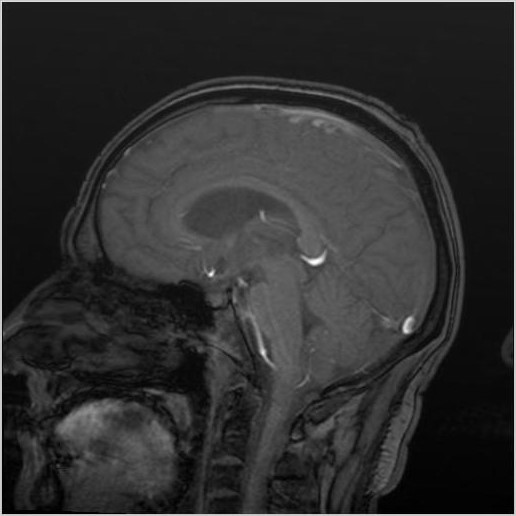
#> input picture HW5_DIP/fMRI.jpg, 516 x 516 px
$ python 2.py
#> lines starting #> are read from the running program, lines starting #| are printed output that depends on the picture
import numpy as np
import cv2 as cv
import matplotlib.pyplot as plt

def variance(a):
    # print(len(a))
    shape = np.shape(a)
    shape = shape[0]*shape[1]

    mean = np.mean(a)
    var = (np.sum(( a - mean )**2  ) / shape)**0.5
    return var


def split ( subimg , minshape , th):
    shape = np.shape(subimg)
    minimum = np.min(subimg)
    maximum = np.max(subimg)
    if shape[0] == minshape:
        return
    elif (maximum - minimum) > th :
        split(subimg[0:shape[0]/2,0:shape[1]/2] , minshape , th)
        split(subimg[0:shape[0],shape[1]/2:shape[1]], minshape , th)
        split(subimg[shape[0]/2:shape[0],0:shape[1]], minshape , th)
        split(subimg[shape[0]:shape[0],shape[1]/2:shape[1]], minshape , th)


# def splitmerge(size):

#     if
#         return


fmri = cv.imread("fMRI.jpg",0)
#> fmri is the input picture: shape (516, 516); min 0, max 255, mean 46.9
# print(np.shape(fmri))
shape=np.shape(fmri)
#> shape = (516, 516)
# fmri = np.pad(fmri,int((1024-shape[0])/2))
fmri = fmri[2:shape[0]-2,2:shape[1]-2]
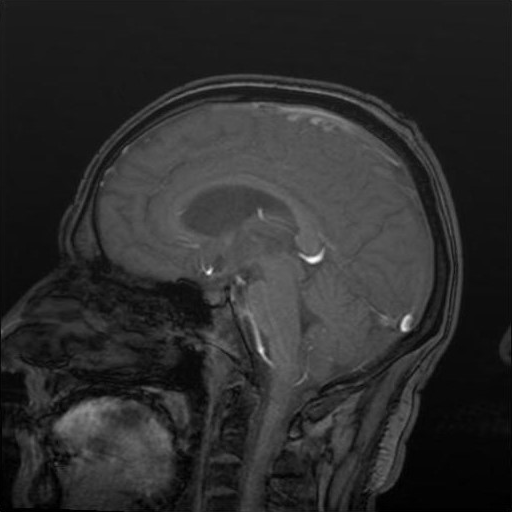
#> fmri: shape (512, 512); min 0, max 255, mean 44.4
shape=np.shape(fmri)
#> shape = (512, 512)
# [8 lines of commented-out code are left out]


final = 16
# final2 = 8
# final3 = 4
# final4 = 2

depth = int (shape[0] / final)
#> depth = 32

depth = int(np.log(depth)/np.log(2))
#> depth = 5

# print( depth)
x=1,2,3,2,1
# print(x)
# print(x[:])


def splitting(a):
    print(a)
    if len(a) == 1:
        return a
    else :

        return a[0] * splitting(a[1:])

x=(1,1,2,3,2)
print(splitting(x))

# [5 lines of commented-out code are left out]
a = []
w = 256
x=np.zeros((w,w))
# print(x)
r = int(shape[0] / w)
#> r = 2
for i in range(w):
    for j in range(w):
        x[i,j]=(variance(fmri[i*r:(i+1)*r,j*r:(j+1)*r]))
        a.append(x[i,j])
#> this loop made 256 passes
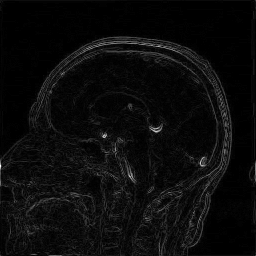
#> x: shape (256, 256) float64; min 0, max 37.61, mean 1.7; drawn with min black and max white
# print(a)

# print(np.mean(a))
# print(x)
plt.imshow(x,cmap='gray')
plt.show()
